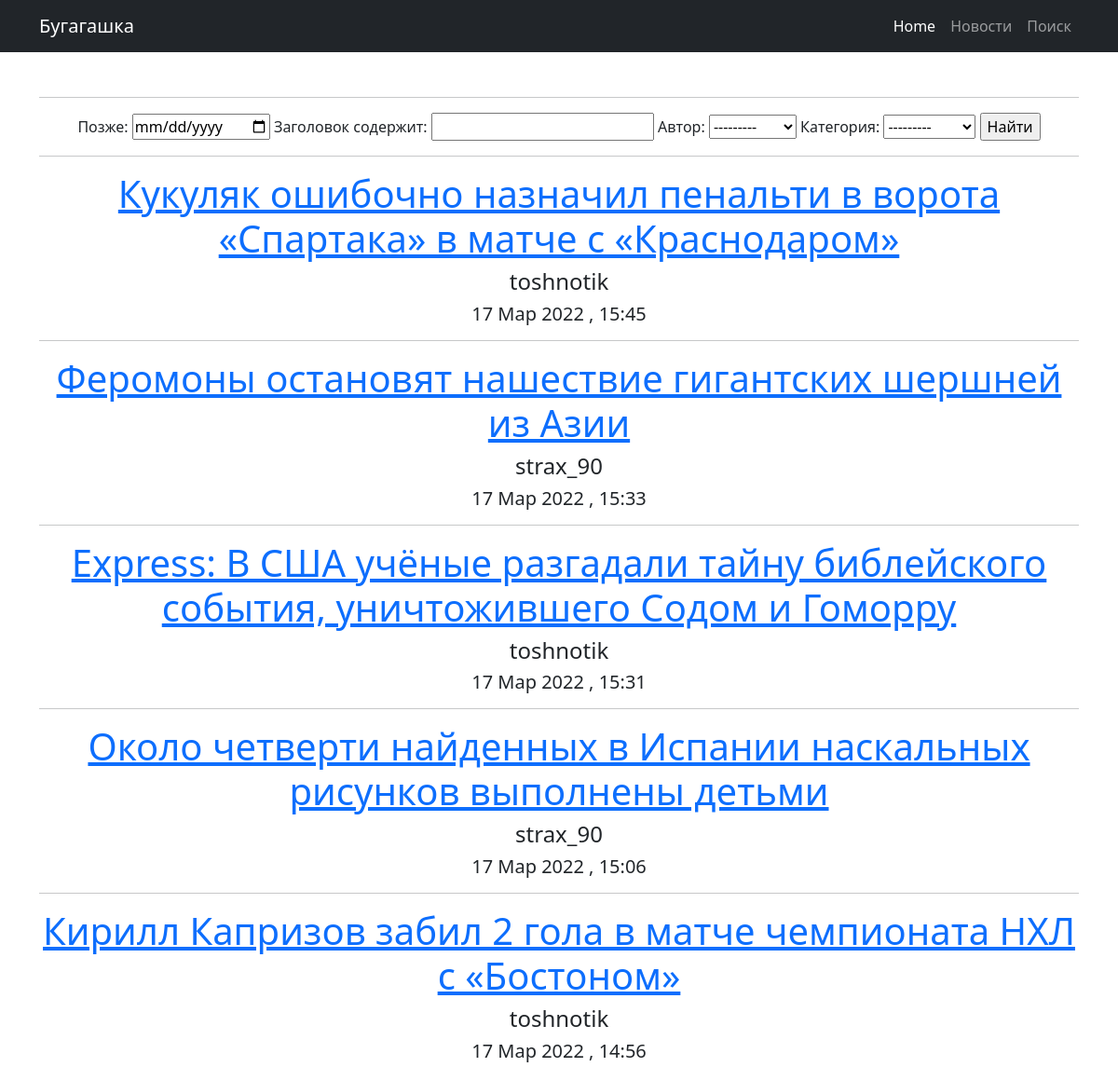
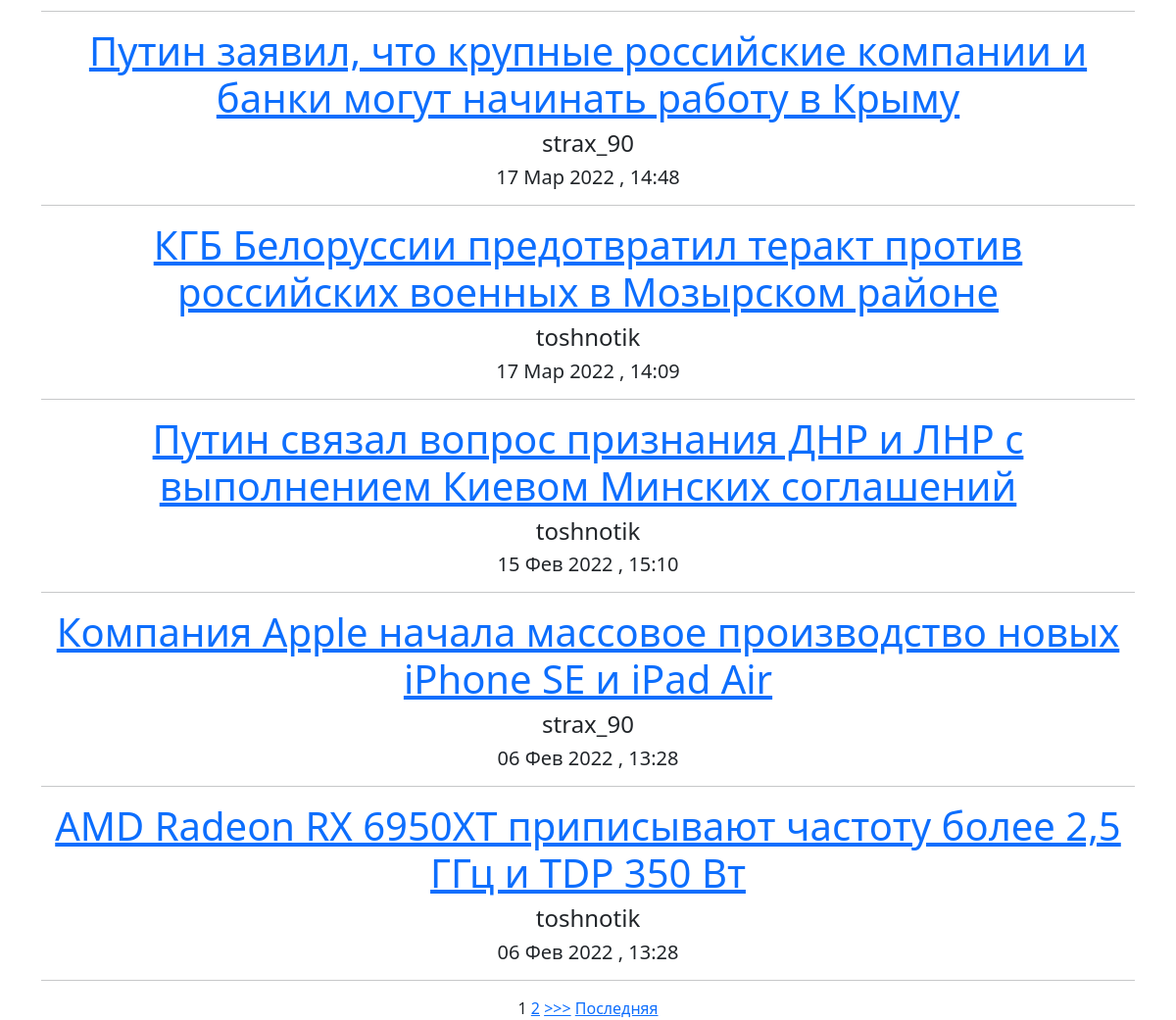
The app's page /news/search/ with its own data (2 pictures, top to bottom).
### news/models.py (models this page shows, shortened)
class Post (models.Model):
    author = models.ForeignKey(Author, on_delete=models.CASCADE)
    NEWS = 'NW'
    ARTICLE = 'AR'
    CATEGORY_CHOICE = (
        (NEWS, 'Новость'),
        (ARTICLE, 'Статья')
    )
    categoryType = models.CharField(max_length=2, choices=CATEGORY_CHOICE, default=ARTICLE)
    dateCreation = models.DateTimeField(auto_now_add=True)
    postCategory = models.ManyToManyField(Category, through='PostCategory')
    title = models.CharField(max_length=128)
    text = models.TextField()
    rating = models.SmallIntegerField(default=0)

class Author(models.Model):
    authorUser = models.OneToOneField(User, on_delete=models.CASCADE)
    ratingAuthor = models.SmallIntegerField(default=0)
    def __str__(self):
        return f'{self.authorUser}'

### news/views.py (the view)
# urls.py: path('search/', PostSearch.as_view(), name='search'),
class PostSearch(ListView):
    model = Post
    template_name = 'search.html'
    context_object_name = 'search'
    queryset = Post.objects.order_by('-dateCreation')
    paginate_by = 10
    def get_filter(self):
        return PostFilter(self.request.GET, queryset=super().get_queryset())
    def get_queryset(self):
        return self.get_filter().qs
    def get_context_data(self, *args, **kwargs):
        return {
            **super().get_context_data(*args, **kwargs),
            'filter': self.get_filter(),
        }

### news/models.py (called while the page is built)
    def __str__(self):
        return f'{self.name}'

### templates/search.html (shortened to what this page needs)
{% extends 'default.html' %}
{% load my_filters %}
{% block content %}
    <hr>
    <form method="GET">
    {{ filter.form }}
    <input type="submit" value="Найти">
    </form>
    <hr>
    {% for post in search %}
        <h1><a href="{% url 'post' post.id %}">{{ post.title }}</a></h1>
            <h4>{{  post.author.authorUser }}</h4>
        <h5>{{ post.dateCreation| date:'d M Y' }} , {{ post.dateCreation| time }}</h5>
        <hr>
        {% empty %}
            <h1>Ничего не найдено</h1>
    {% endfor %}
    {% if is_paginated %}
        {% for num in page_obj.paginator.page_range %}
            {% if page_obj.number == num %}
            <a>{{ num }}</a>
            {% elif num > page_obj.number|add:'-3' and num < page_obj.number|add:'3' %}
            <a href="?page={{ num }}">{{ num }}</a>
            {% endif %}
        {% endfor %}
        {% if page_obj.has_next %}
        <a href="?page={{ page_obj.next_page_number }}">>>></a>
        <a href="?page={{ page_obj.paginator.num_pages }}">Последняя</a>
        {% endif %}
    {% endif %}
{% endblock content %}

### records on screen
Post: title "Кукуляк ошибочно назначил пенальти в ворота «Спартака» в матче с «Краснодаром»", author.authorUser "toshnotik", dateCreation "17 Мар 2022", dateCreation "15:45"
Post: title "Феромоны остановят нашествие гигантских шершней из Азии", author.authorUser "strax_90", dateCreation "17 Мар 2022", dateCreation "15:33"
Post: title "Express: В США учёные разгадали тайну библейского события, уничтожившего Содом и Гоморру", author.authorUser "toshnotik", dateCreation "17 Мар 2022", dateCreation "15:31"
Post: title "Около четверти найденных в Испании наскальных рисунков выполнены детьми", author.authorUser "strax_90", dateCreation "17 Мар 2022", dateCreation "15:06"
Post: title "Кирилл Капризов забил 2 гола в матче чемпионата НХЛ с «Бостоном»", author.authorUser "toshnotik", dateCreation "17 Мар 2022", dateCreation "14:56"
Post: title "Путин заявил, что крупные российские компании и банки могут начинать работу в Крыму", author.authorUser "strax_90", dateCreation "17 Мар 2022", dateCreation "14:48"
Post: title "КГБ Белоруссии предотвратил теракт против российских военных в Мозырском районе", author.authorUser "toshnotik", dateCreation "17 Мар 2022", dateCreation "14:09"
Post: title "Путин связал вопрос признания ДНР и ЛНР с выполнением Киевом Минских соглашений", author.authorUser "toshnotik", dateCreation "15 Фев 2022", dateCreation "15:10"
Post: title "Компания Apple начала массовое производство новых iPhone SE и iPad Air", author.authorUser "strax_90", dateCreation "06 Фев 2022", dateCreation "13:28"
Post: title "AMD Radeon RX 6950XT приписывают частоту более 2,5 ГГц и TDP 350 Вт", author.authorUser "toshnotik", dateCreation "06 Фев 2022", dateCreation "13:28"

### other values on screen
{{ num }} "1"
{{ num }} "2"
